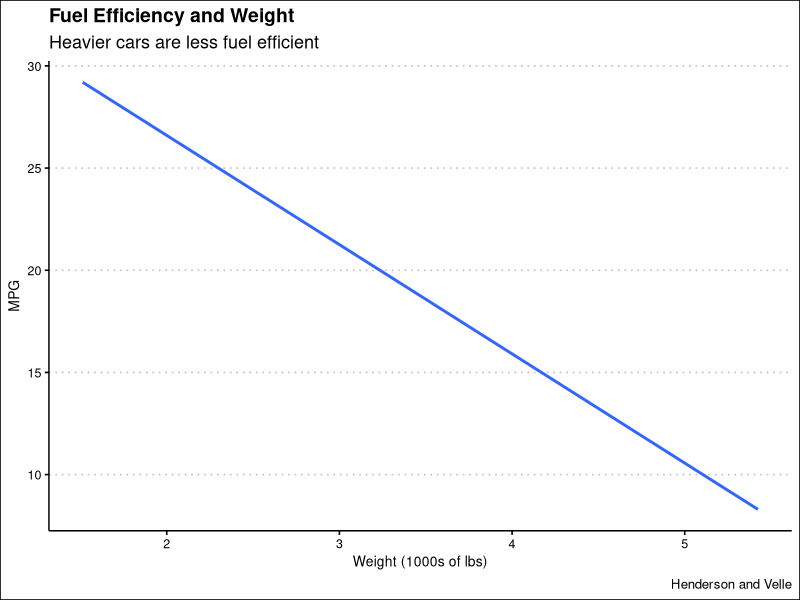

R code for this plot:
library(tidyverse)
library(ggthemes)
library(dplyr)
car_plot <- mtcars |> select(mpg, wt) |>
  ggplot(aes(x=wt, y=mpg)) + 
  geom_smooth(method = "lm", formula = y ~ x, se = FALSE) + 
  theme_clean() +
  labs(title = "Fuel Efficiency and Weight",
       subtitle = "Heavier cars are less fuel efficient",
       y = "MPG", x = "Weight (1000s of lbs)",
       caption = "Henderson and Velle")
write_rds(car_plot, "car-plot.rds")
